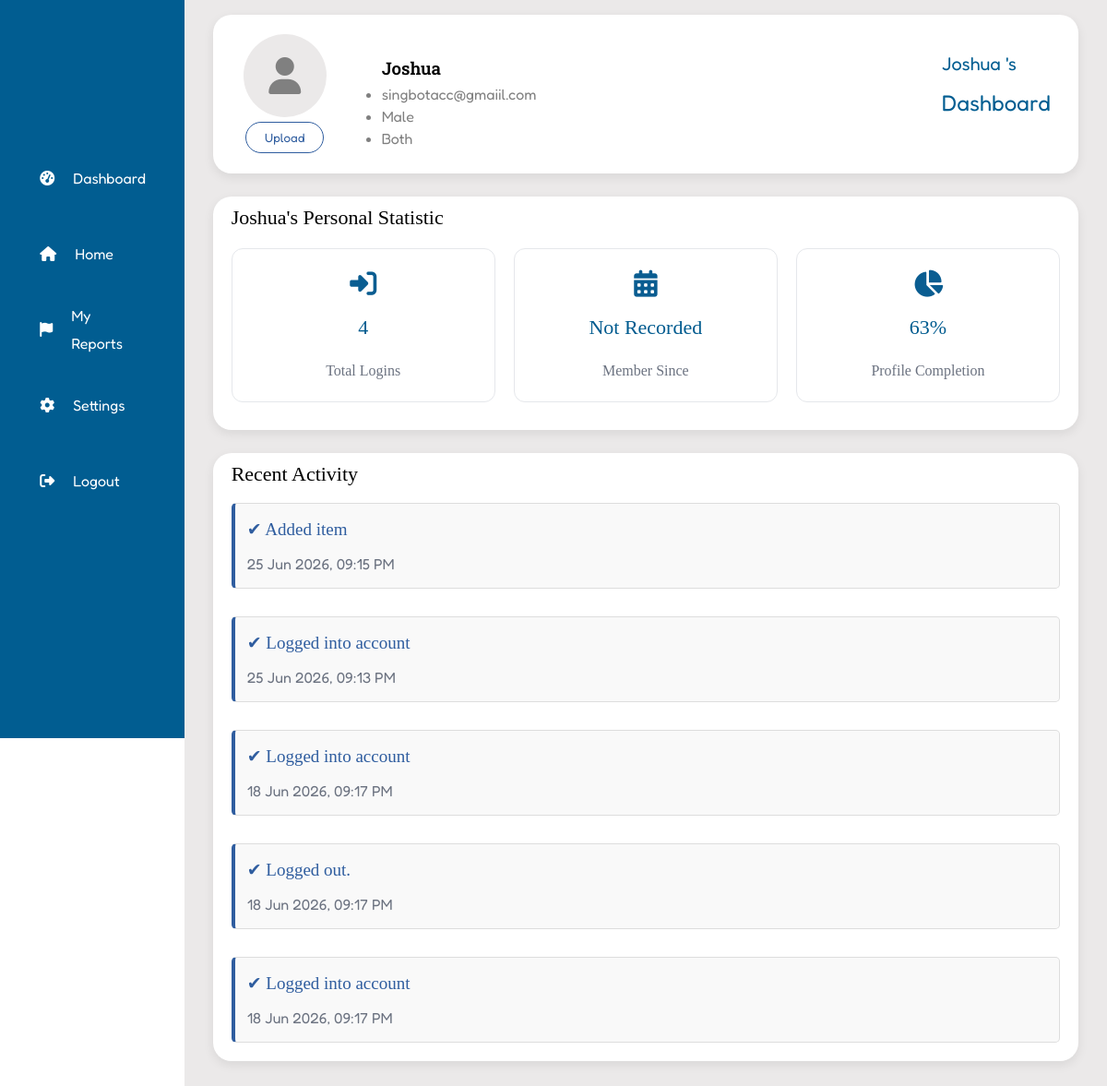
Screenshot of /user_profile (signed in) with the database file from the repository.
### tables this page shows
CREATE TABLE user(
                id INTEGER PRIMARY KEY AUTOINCREMENT,
                email TEXT NOT NULL UNIQUE,
                username TEXT NOT NULL,
                password TEXT NOT NULL,
                gender TEXT NOT NULL,
                role TEXT NOT NULL
                , profile_image TEXT, phone_num TEXT, address TEXT, login_count INTEGER DEFAULT 0, register_time TEXT);

CREATE TABLE activity(
                id INTEGER PRIMARY KEY AUTOINCREMENT,
                user_id INTEGER,
                activity TEXT,
                activity_time TEXT
                );

### app.py (the view)
@app.route("/user_profile")
def profile():
    user_id = session.get('user_id')
    if not user_id:
        return redirect(url_for('login'))
    connect = sqlite3.connect("database.db")
    connect.row_factory = sqlite3.Row  # access column by name
    cursor = connect.cursor()
    cursor.execute("SELECT * FROM user WHERE id = ?", (user_id,))
    user = cursor.fetchone()
    column = user
    filled = sum(1 for f in column if f and str(f).strip() != "" and str(
        f).strip().lower() != "none")
    total = len(column)
    percentage = int((filled/total)*100)
    cursor.execute(
        """SELECT * FROM activity WHERE user_id =? ORDER BY activity_time DESC LIMIT 5""", (user_id,))  # DESC = descending (newest first) only get the 7 latest activity
    recent_activity = cursor.fetchall()
    connect.close()
    return render_template("user_profile.html", username=user["username"] if user else '', email=user["email"] if user else '', phone_num=user["phone_num"] if user else '', role=user["role"] if user else '', gender=user["gender"] if user else '', login_count=user["login_count"] if user else '0', profile_image=user["profile_image"]if user else None, percentage=percentage, register_time=user["register_time"]if user and user["register_time"] else 'Not Recorded', recent_activity=recent_activity)

### templates/user_profile.html (shortened to what this page needs)
<!DOCTYPE html>
<html lang="en"">
<head>
    <link rel="stylesheet" href="/css/layout.css">
    <link rel="stylesheet" href="https://cdnjs.cloudflare.com/ajax/libs/font-awesome/6.4.0/css/all.min.css">
</head>
<body class="userprofile-body">
    <div class="sidebar">
        <div class="logo"></div>
        <ul>
            <li>
                <a href="{{url_for('profile')}}">
                    <i class="fas fa-tachometer-alt"></i>
                </a>
            </li>
            <li>
                <a href="{{ url_for('home_page') }}">
                    <i class="fas fa-home"></i>
                </a>
            </li>
            <li>
                <a href="{{ url_for('my_reports') }}">
                    <i class="fas fa-flag"></i>
                </a>
            </li>
            <li>
                <a href="{{url_for('setting')}}">
                    <i class="fas fa-cog"></i>
                </a>
            </li>
            <li>
                <a href="{{ url_for('logout') }}">
                    <i class="fas fa-sign-out-alt"></i>
                </a>
            </li>
        </ul>
    </div>
    <div class="maincontent">
        <div class="headeroutside">
            <div class="aboutuser">
                <form action="/upload_profile" method="post" enctype="multipart/form-data">
                    <label for="profile_image" class="profile-picture">
                        <i class="fa-solid fa-user" id="default-icon"{% if profile_image %}style="display:none;"{% endif %}></i>
                    </label>
                    <button class="upload-button" type="submit">Upload</button>
                </form>
                <ul class="user-info">
                    <h3>{{ username }}</h3>
                    <li>{{ email }}</li>
                    <li>{{ gender }}</li>
                    <li>{{ role }}</li>
                </ul>
            </div>
            <div class="header-dashboard">
                <span>{{ username }} 's</span>
                <h2>Dashboard</h2>
            </div>
        </div>
        <div class="statistic">
            <h2>{{ username}}'s Personal Statistic</h2>
            <div class="statisticcontainer">
                <div class="statisticcard">
                    <i class="fa-solid fa-right-to-bracket"></i>
                    <h2>{{ login_count }}</h2>
                    <span>Total Logins</span>
                </div>
                <div class="statisticcard">
                    <i class="fa-solid fa-calendar-days"></i>
                    <h2>{{register_time}}</h2>
                    <span>Member Since</span>
                </div>
                <div class="statisticcard">
                    <i class="fa-solid fa-chart-pie"></i>
                    <h2>{{ percentage }}%</h2>
                    <span>Profile Completion</span>
                </div>
            </div>
        </div>
        <div class="recentactivity">
            <h2>Recent Activity</h2>
            <div class="activity">
                {%for activity in recent_activity%}
                    <div class="activitycontent">
                        <p><strong>✔ {{ activity[2]}}</strong></p>
                        <p>{{ activity[3] }}</p>
                    </div>
                {%endfor%}
            </div>
        </div>
    </div>
</body>
</html>

### rows the page displays
user: email "singbotacc@gmaiil.com", role "Both", username "Joshua"
activity: activity "Added item", activity_time "25 Jun 2026, 09:15 PM"
activity: activity "Logged into account", activity_time "25 Jun 2026, 09:13 PM"
activity: activity "Logged into account", activity_time "18 Jun 2026, 09:17 PM"
activity: activity "Logged out.", activity_time "18 Jun 2026, 09:17 PM"
activity: activity "Logged into account", activity_time "18 Jun 2026, 09:17 PM"

### other values shown
{{ register_time }} "Not Recorded"
{{ percentage }} "63"
